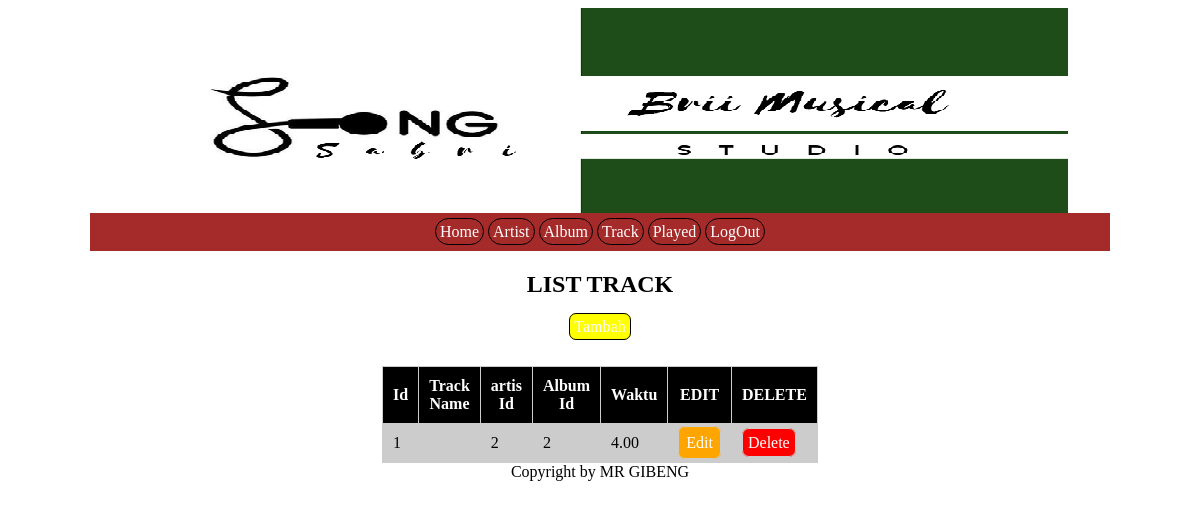
Screenshot of /track_tampil.php with the database file from the repository.
### tables this page shows
CREATE TABLE `tb_track` (
  `track_id` smallint(3) NOT NULL,
  `track_name` char(128) DEFAULT NULL,
  `artist_id` smallint(3) NOT NULL,
  `album_id` smallint(5) NOT NULL,
  `waktu` decimal(5,2) DEFAULT NULL
);

### app/Track.php (called while the page is built, shortened)
<?php
include_once("Controller.php");
class Track extends Controller
{
	public function __construct()
	{
		$this->db = new Controller();
		$this->db = $this->db->dbConnect();
	}
	public function tampil()
	{
		$sql = "SELECT * FROM tb_track";
		$stmt = $this->db->prepare($sql);
		$stmt->execute();
		$data = [];
		while ($row = $stmt->fetch()) {
			$data[] = $row;
		}
		return $data;
	}
}

### app/Controller.php (called while the page is built, shortened)
<?php
class Controller
{
	public function dbConnect()
	{
		return new PDO("mysql:host=localhost;dbname=data", "root", "");
	}
}

### track_tampil.php (the view)
<link rel="stylesheet" type="text/css" href="layout/assets/css/style.css">
<?php
include "app/Track.php";
$trck = new Track();
$rows = $trck->tampil();
?>
<body>
	<div class="container">
		<div class="header">
			<center><img src="layout/assets/image/Header.png"></center>
		</div>
		<center>
			<div class="menu">
				<a href="index.php">Home</a>
				<a href="artist_tampil.php">Artist</a>
				<a href="album_tampil.php">Album</a>
				<a href="track_tampil.php">Track</a>
				<a href="played_tampil.php">Played</a>
				<a href="logout.php">LogOut</a>
			</div>
		</center>
		<center>
			<h2>LIST TRACK</h2>
		</center>
		<center><a class="tambah" href="track_input.php">Tambah</a></center>
		<div class="main">
			<table>
				<table>
					<table width="400px" border="2" cellpadding="10" cellspacing="10" bgcolor="#DCFFFB" align="center">
						<tr>
							<th>Id</th>
							<th>Track Name</th>
							<th>artis Id</th>
							<th>Album Id</th>
							<th>Waktu</th>
							<th>EDIT</th>
							<th>DELETE</th>
						</tr>
						<?php foreach ($rows as $row) { ?>
							<tr>
								<td><?php echo $row['track_id']; ?></td>
								<td><?php echo $row['track_name']; ?></td>
								<td><?php echo $row['artist_id']; ?></td>
								<td><?php echo $row['album_id']; ?></td>
								<td><?php echo $row['waktu']; ?></td>
								<td><a class="edit" href="track_edit.php?id=<?php echo $row['track_id']; ?>">Edit</a></td>
								<td><a onclick="return confirm('Are You Sure')" class="delete" href="track_proses.php?delete-id=<?php echo $row['track_id']; ?>">Delete</a></td>
							</tr>
						<?php } ?>
					</table>
		</div>
		<div class="footer">
			<center>Copyright by MR GIBENG</center>
		</div>
	</div>
</body>

### layout/assets/css/style.css (style rules this page uses)
.container { width: 1020px; margin: auto; }
.header { margin-bottom: 0px; }
.menu { padding : 10px; background: blue; color: #fff; text-decoration: none; background-color: brown; }
.menu a { color: white; border: 1px solid #000; padding: 4px; text-decoration: none; border-radius: 19px; }
.tambah { border: 1px solid #000; padding: 4px; text-decoration: none; border-radius: 7px; background-color: yellow; color: white; }
table { margin-top: 10px; }
table a { border: 1px solid #ccc; padding: 10px; background-color: red; color: #fff; margin-top: 10px; }
table tr { border: 1px solid #ccc; padding: 10px; background-color: #19B5FE; color: #DCDCDC; }
table { border: 1px solid #ccc; border-collapse: collapse; }
.edit { text-decoration: none; padding: 7px; border-radius: 7px; background-color: orange; }
.delete { text-decoration: none; padding: 5px; border-radius: 7px; background-color: red; }
table th { border: 1px solid #ccc; padding: 10px; background-color: black; color: #fff; }
table td { border: 1px solid #ccc; padding: 10px; background-color: #ccc; color: black; }

### rows the page displays
tb_track: track_id "1", artist "2", album "2", waktu "4.00"
